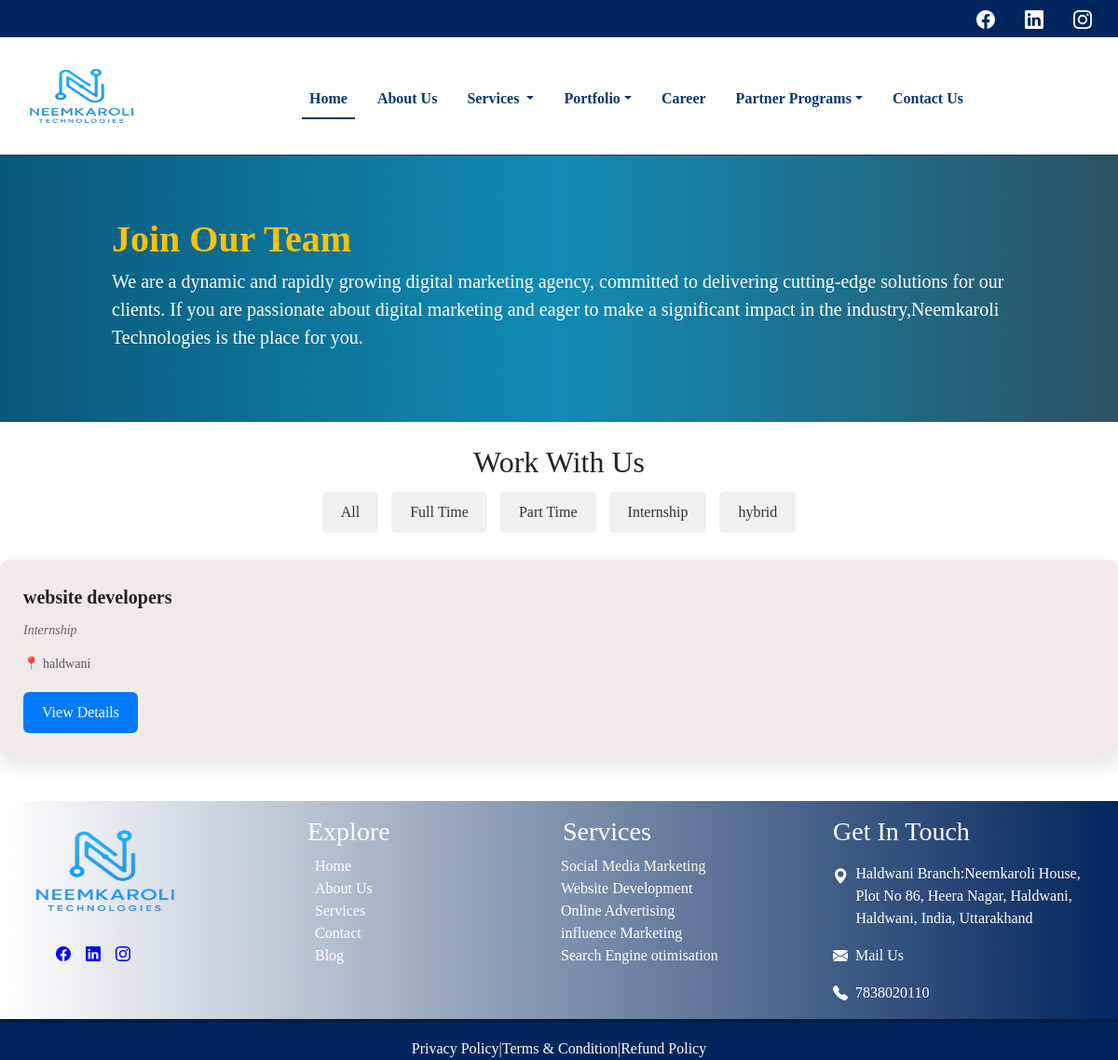
Before: /app/career/ with the older database file.
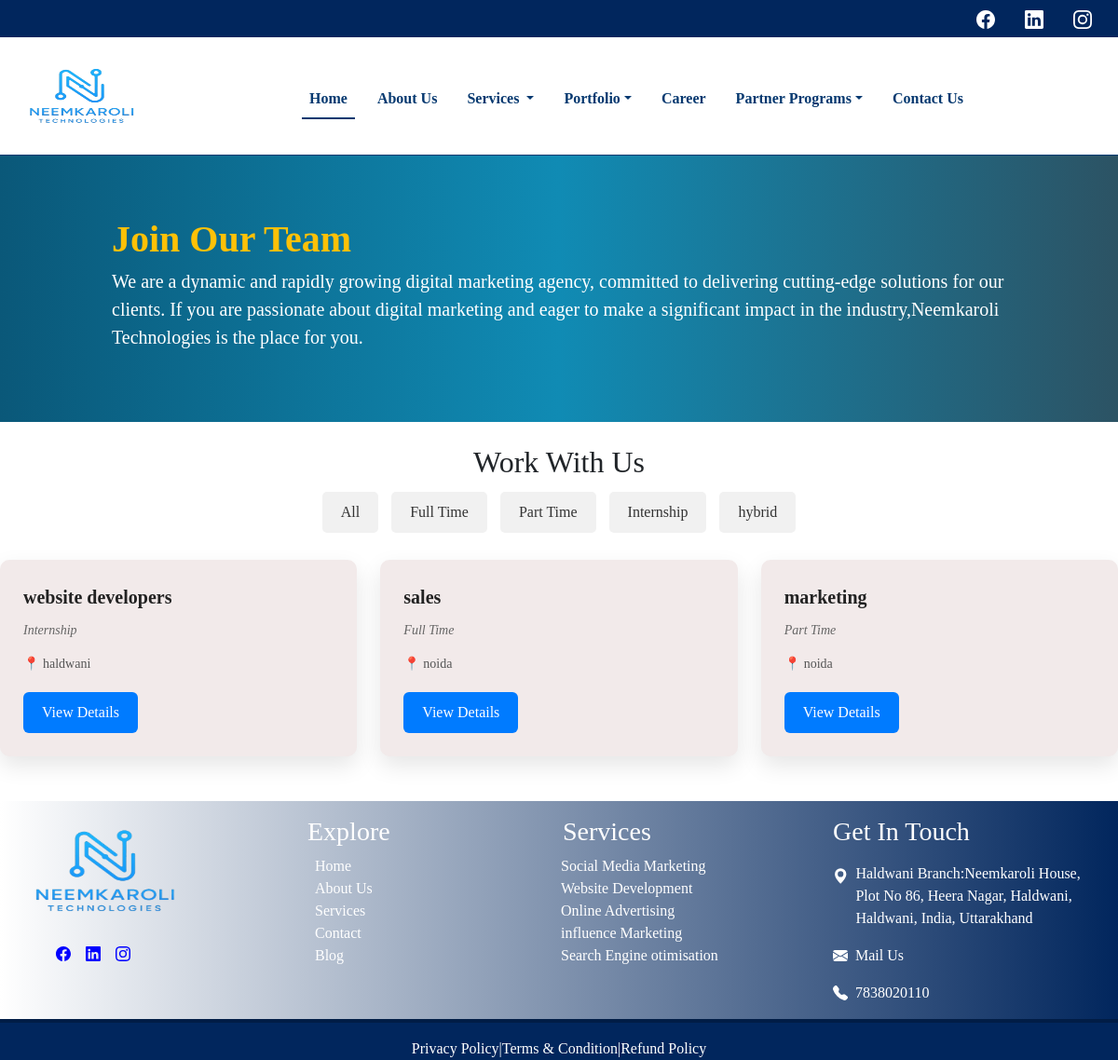
After: the same page with the newer database file.
### my_app/models.py (models this page shows, shortened)
class JobPost(models.Model):
    title = models.CharField(max_length=255)
    location = models.CharField(max_length=100)
    experience = models.CharField(max_length=50)
    job_type = models.CharField(max_length=20, choices=JOB_TYPE_CHOICES)
    salary = models.CharField(max_length=100, blank=True, null=True)
    description = models.TextField()
    posted_on = models.DateField(auto_now_add=True)

### my_app/views.py (the view)
# urls.py: path('career/',views.career,name='career'),
def career(request):
    job_type = request.GET.get('job_type')
    if job_type:
        jobs = JobPost.objects.filter(job_type=job_type)
    else:
        jobs = JobPost.objects.all()
    if request.headers.get('x-requested-with') == 'XMLHttpRequest':
        return render(request, 'my_app/job_list.html', {'jobs': jobs})
    return render(request, 'my_app/career.html', {'jobs': jobs})

### my_app/templates/my_app/career.html (shortened to what this page needs)
{% extends "layout.html" %}
{% load static %}
{% block content%}
<section class="my-section">
    <div class="col-lg-12">
        <p class="text-warning"><b class="text-section">Join Our Team</b><br><span class="text-white"> We are a dynamic and rapidly growing digital marketing agency, committed to delivering cutting-edge solutions for our clients. If you are passionate about digital marketing and eager to make a significant impact in the industry,Neemkaroli Technologies  is the place for you.</span></p>
    </div>
</section>
<div class="filter-buttons text-center my-4">
    <h2>Work With Us</h2>
  <button class="filter-btn " data-job-type="">All</button>
  <button class="filter-btn" data-job-type="Full Time">Full Time</button>
  <button class="filter-btn" data-job-type="Part Time">Part Time</button>
  <button class="filter-btn" data-job-type="Internship">Internship</button>
  <button class="filter-btn" data-job-type="hybrid">hybrid</button>
</div>
  <div id="job-list" class="job-grid">
  {% include 'my_app/job_list.html' %}
</div>
{% endblock  %}

### my_app/templates/my_app/job_list.html
{% block content %}
{% for job in jobs %}
  <div class="job-card" data-type="{{ job.job_type }}">
    <div class="job-title">{{ job.title }}</div>
    <div class="job-type">{{ job.job_type }}</div>
    <div class="job-location">📍 {{ job.location }}</div>
    <a href="{% url 'my_app:job_detail' job.id %}" class="view-btn">View Details</a>
  </div>
{% empty %}
  <p>No jobs available.</p>
{% endfor %}
{% endblock %}

Changed rows visible on the page:
added JobPost: title "sales", job_type "Full Time", location "noida"
added JobPost: title "marketing", job_type "Part Time", location "noida"
